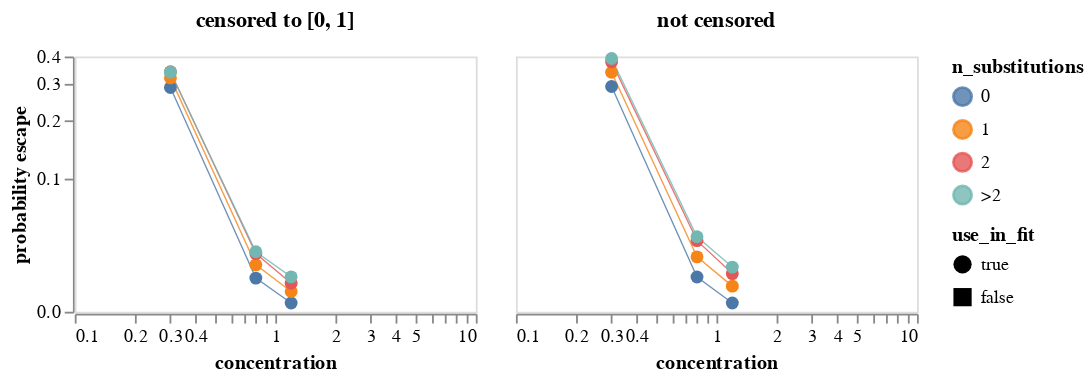

The notebook cell saved with this chart:
### Markdown cell above
Get mean probability of escape across all variants with the indicated number of mutations.
Note we weight each retained variant equally regardless of how many barcode counts it has.
We plot means for both the censored (set to between 0 and 1)and uncensored prob escape.
Note that the plot uses a symlog scale for the y-axis.
Mouseover points for details.

### Code cell
max_aa_subs = prob_escape_filters["max_aa_subs"]

mean_prob_escape = (
    prob_escape.query("retain")
    .assign(
        n_substitutions=lambda x: (
            x["aa_substitutions"]
            .str.split()
            .map(len)
            .clip(upper=max_aa_subs)
            .map(lambda n: str(n) if n < max_aa_subs else f">{int(max_aa_subs - 1)}")
        ),
        prob_escape_uncensored=lambda x: x["prob_escape_uncensored"].clip(
            upper=prob_escape_filters["clip_uncensored_prob_escape"],
        ),
    )
    .groupby(
        ["sample", "concentration", "use_in_fit", "n_substitutions"], as_index=False
    )
    .aggregate(
        prob_escape=pd.NamedAgg("prob_escape", "mean"),
        prob_escape_uncensored=pd.NamedAgg("prob_escape_uncensored", "mean"),
        n_variants=pd.NamedAgg("barcode", "count"),
    )
    .rename(
        columns={
            "prob_escape": "censored to [0, 1]",
            "prob_escape_uncensored": "not censored",
        }
    )
    .melt(
        id_vars=[
            "sample",
            "concentration",
            "use_in_fit",
            "n_substitutions",
            "n_variants",
        ],
        var_name="censored",
        value_name="probability escape",
    )
)

print(f"Writing mean prob escape for samples used in fit to {prob_escape_mean_csv}")
mean_prob_escape.to_csv(prob_escape_mean_csv, index=False, float_format="%.4g")

mean_prob_escape_chart = (
    alt.Chart(mean_prob_escape)
    .encode(
        x=alt.X("concentration", scale=alt.Scale(type="log")),
        y=alt.Y(
            "probability escape",
            scale=alt.Scale(type="symlog", constant=0.04),
        ),
        column=alt.Column(
            "censored",
            title=None,
            header=alt.Header(labelFontWeight="bold", labelFontSize=12),
        ),
        color=alt.Color("n_substitutions"),
        tooltip=[
            alt.Tooltip(c, format=".3g") if c == "probability escape" else c
            for c in mean_prob_escape.columns
        ],
        shape=alt.Shape("use_in_fit", scale=alt.Scale(domain=[True, False])),
    )
    .mark_line(point=True, size=0.75, opacity=0.8)
    .properties(width=220, height=140)
    .configure_axis(grid=False)
    .configure_point(size=50)
)

mean_prob_escape_chart

### Figure 1 — Vega-Lite specification as saved in the notebook (floating-point values rounded to 4 significant figures)
{"config": {"view": {"continuousWidth": 300, "continuousHeight": 300}, "axis": {"grid": false}, "point": {"size": 50}}, "data": {"name": "data-4982e789a43ce5ec1b364e318347cd89"}, "mark": {"type": "line", "opacity": 0.8, "point": true, "size": 0.75}, "encoding": {"color": {"field": "n_substitutions", "type": "nominal"}, "column": {"field": "censored", "header": {"labelFontSize": 12, "labelFontWeight": "bold"}, "title": null, "type": "nominal"}, "shape": {"field": "use_in_fit", "scale": {"domain": [true, false]}, "type": "nominal"}, "tooltip": [{"field": "sample", "type": "nominal"}, {"field": "concentration", "type": "quantitative"}, {"field": "use_in_fit", "type": "nominal"}, {"field": "n_substitutions", "type": "nominal"}, {"field": "n_variants", "type": "quantitative"}, {"field": "censored", "type": "nominal"}, {"field": "probability escape", "format": ".3g", "type": "quantitative"}], "x": {"field": "concentration", "scale": {"type": "log"}, "type": "quantitative"}, "y": {"field": "probability escape", "scale": {"constant": 0.04, "type": "symlog"}, "type": "quantitative"}}, "height": 140, "width": 220, "$schema": "https://vega.github.io/schema/vega-lite/v5.8.0.json", "datasets": {"data-4982e789a43ce5ec1b364e318347cd89": [{"sample": "LibB-230720-m102-0.3", "concentration": 0.3, "use_in_fit": true, "n_substitutions": "0", "n_variants": 7234, "censored": "censored to [0, 1]", "probability escape": 0.2889}, {"sample": "LibB-230720-m102-0.3", "concentration": 0.3, "use_in_fit": true, "n_substitutions": "1", "n_variants": 38211, "censored": "censored to [0, 1]", "probability escape": 0.3199}, {"sample": "LibB-230720-m102-0.3", "concentration": 0.3, "use_in_fit": true, "n_substitutions": "2", "n_variants": 11637, "censored": "censored to [0, 1]", "probability escape": 0.3411}, {"sample": "LibB-230720-m102-0.3", "concentration": 0.3, "use_in_fit": true, "n_substitutions": ">2", "n_variants": 1969, "censored": "censored to [0, 1]", "probability escape": 0.3398}, {"sample": "LibB-230720-m102-0.8", "concentration": 0.8, "use_in_fit": true, "n_substitutions": "0", "n_variants": 7234, "censored": "censored to [0, 1]", "probability escape": 0.01488}, {"sample": "LibB-230720-m102-0.8", "concentration": 0.8, "use_in_fit": true, "n_substitutions": "1", "n_variants": 38217, "censored": "censored to [0, 1]", "probability escape": 0.02213}, {"sample": "LibB-230720-m102-0.8", "concentration": 0.8, "use_in_fit": true, "n_substitutions": "2", "n_variants": 11654, "censored": "censored to [0, 1]", "probability escape": 0.02908}, {"sample": "LibB-230720-m102-0.8", "concentration": 0.8, "use_in_fit": true, "n_substitutions": ">2", "n_variants": 1968, "censored": "censored to [0, 1]", "probability escape": 0.03026}, {"sample": "LibB-230720-m102-1.2", "concentration": 1.2, "use_in_fit": true, "n_substitutions": "0", "n_variants": 7231, "censored": "censored to [0, 1]", "probability escape": 0.003412}, {"sample": "LibB-230720-m102-1.2", "concentration": 1.2, "use_in_fit": true, "n_substitutions": "1", "n_variants": 38190, "censored": "censored to [0, 1]", "probability escape": 0.008361}, {"sample": "LibB-230720-m102-1.2", "concentration": 1.2, "use_in_fit": true, "n_substitutions": "2", "n_variants": 11620, "censored": "censored to [0, 1]", "probability escape": 0.01229}, {"sample": "LibB-230720-m102-1.2", "concentration": 1.2, "use_in_fit": true, "n_substitutions": ">2", "n_variants": 1963, "censored": "censored to [0, 1]", "probability escape": 0.01553}, {"sample": "LibB-230720-m102-0.3", "concentration": 0.3, "use_in_fit": true, "n_substitutions": "0", "n_variants": 7234, "censored": "not censored", "probability escape": 0.2921}, {"sample": "LibB-230720-m102-0.3", "concentration": 0.3, "use_in_fit": true, "n_substitutions": "1", "n_variants": 38211, "censored": "not censored", "probability escape": 0.3395}, {"sample": "LibB-230720-m102-0.3", "concentration": 0.3, "use_in_fit": true, "n_substitutions": "2", "n_variants": 11637, "censored": "not censored", "probability escape": 0.3785}, {"sample": "LibB-230720-m102-0.3", "concentration": 0.3, "use_in_fit": true, "n_substitutions": ">2", "n_variants": 1969, "censored": "not censored", "probability escape": 0.3919}, {"sample": "LibB-230720-m102-0.8", "concentration": 0.8, "use_in_fit": true, "n_substitutions": "0", "n_variants": 7234, "censored": "not censored", "probability escape": 0.01546}, {"sample": "LibB-230720-m102-0.8", "concentration": 0.8, "use_in_fit": true, "n_substitutions": "1", "n_variants": 38217, "censored": "not censored", "probability escape": 0.027}, {"sample": "LibB-230720-m102-0.8", "concentration": 0.8, "use_in_fit": true, "n_substitutions": "2", "n_variants": 11654, "censored": "not censored", "probability escape": 0.03802}, {"sample": "LibB-230720-m102-0.8", "concentration": 0.8, "use_in_fit": true, "n_substitutions": ">2", "n_variants": 1968, "censored": "not censored", "probability escape": 0.04087}, {"sample": "LibB-230720-m102-1.2", "concentration": 1.2, "use_in_fit": true, "n_substitutions": "0", "n_variants": 7231, "censored": "not censored", "probability escape": 0.003412}, {"sample": "LibB-230720-m102-1.2", "concentration": 1.2, "use_in_fit": true, "n_substitutions": "1", "n_variants": 38190, "censored": "not censored", "probability escape": 0.01087}, {"sample": "LibB-230720-m102-1.2", "concentration": 1.2, "use_in_fit": true, "n_substitutions": "2", "n_variants": 11620, "censored": "not censored", "probability escape": 0.01725}, {"sample": "LibB-230720-m102-1.2", "concentration": 1.2, "use_in_fit": true, "n_substitutions": ">2", "n_variants": 1963, "censored": "not censored", "probability escape": 0.02085}]}}
